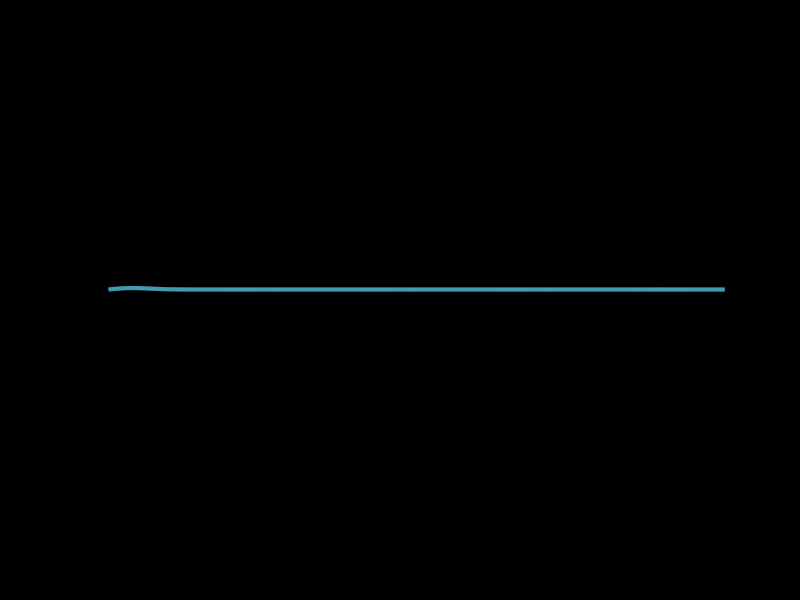
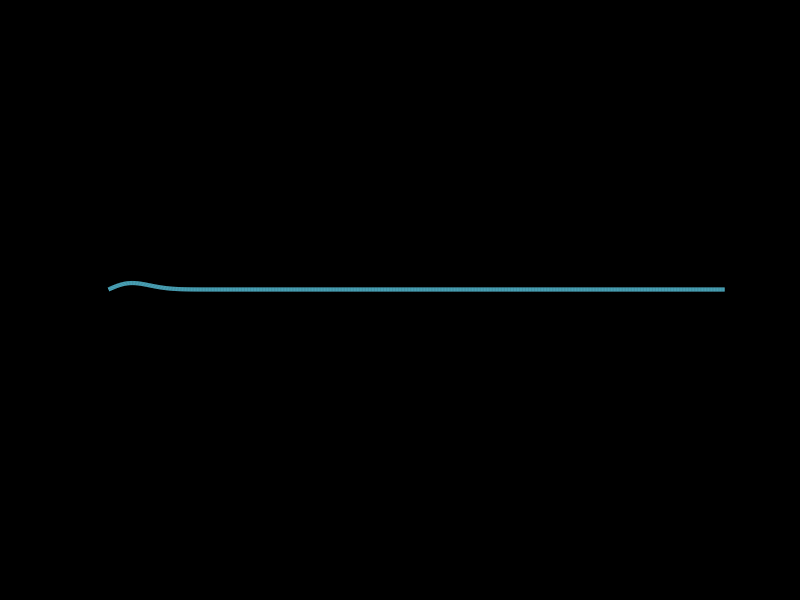
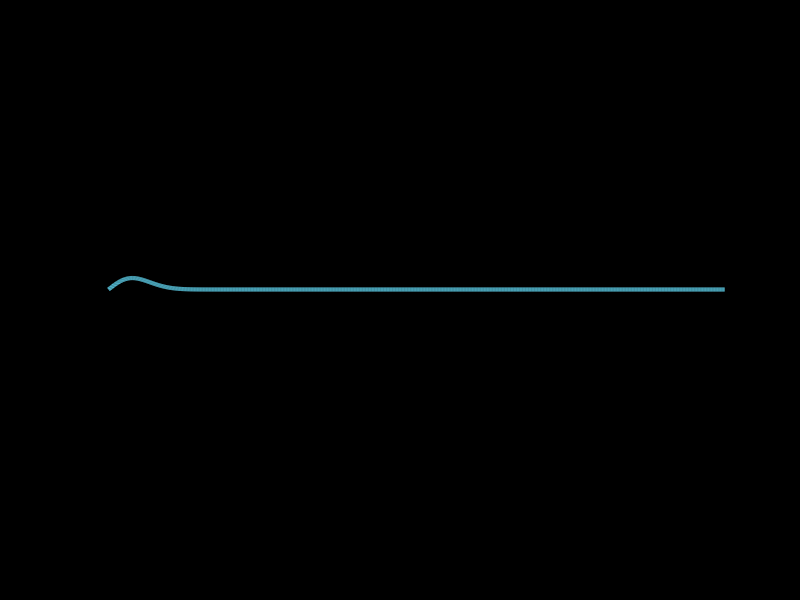
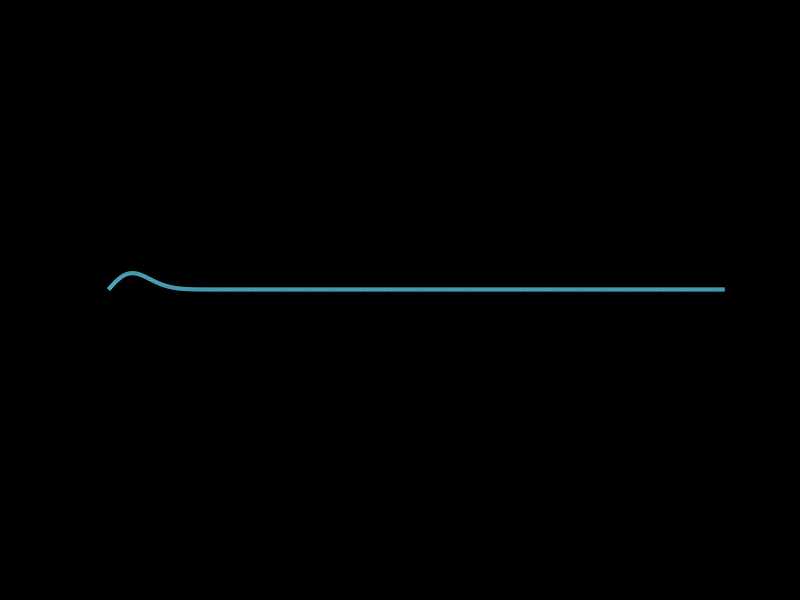

MATLAB code for these plots, in order: (Note: a time limit stopped this script after it produced the figures.)
% Built upon Oleg Alexandrov's work (see https://commons.wikimedia.org/wiki/File:Partial_transmittance.gif)
% Partial transmittance and reflectance of a wave
function main()
   set(gcf, 'Color', [0 0 0])
   set(gcf, 'InvertHardcopy', 'off')
 
   % KSmrq's colors
   red    = [88, 196, 221]/256;
   blue   = [0, 129, 205]/256;
   green  = [0, 200,  70]/256;
   yellow = [254, 194,   0]/256;
   white = 0.0*[1, 1, 1];
   black = [256, 256, 256]/256;
 
   % length of the string and the grid
   L = 10;
   N = 1000; %1000
   X=linspace(0, L, N);
 
   h = X(2)-X(1); % space grid size
   c = 0.01; % speed of the wave
   tau = 0.25*h/c; % time grid size
 
   % form a medium with a discontinuous wave speed
   C = 0*X+c;
 
   D=L/2;
   c_right = 1*c; % speed to the right of the disc
   for i=1:N
      if X(i) > D
         C(i) = c_right;
      end
   end
   % Now C = c for x < D, and C=c_right for x > D
 
   K = 5; % steepness of the bump
   S = 0; % shift the wave
   f=inline('exp(-K*(x-S).^2)', 'x', 'S', 'K'); % a gaussian as an initial wave
   df=inline('-2*K*(x-S).*exp(-K*(x-S).^2)', 'x', 'S', 'K'); % derivative of f
 
   % wave at time 0 and tau
   U0 = 0*f(X, S, K);
   U1 = U0 - 2*tau*c*df(X, S, K);
 
   U = 0*U0; % current U
 
   % plot between Start and End
   Start=0; End=18000;
 
   % hack to capture the first period of the wave
   min_k = 2*N; k_old = min_k; turn_on = 0; 
 
   frame_no = 0;
   for j=1:End
 
      %  fixed end points
      U(1)=0; U(N)=0;
 
      % finite difference discretization in time
      for i=2:(N-1)
         U(i) = (C(i)*tau/h)^2*(U1(i+1)-2*U1(i)+U1(i-1)) + 2*U1(i) - U0(i);
      end
 
      % update info, for the next iteration
      U0 = U1; U1 = U;
 
      spacing=7;
 
     % plot the wave
      if rem(j, spacing) == 1 & j > Start
 
         figure(1); clf; hold on;
         axis equal; axis off; 
         lw = 3; % linewidth
 
         % size of the window
         ys = 1.95;
 
         low = -0.5*ys;
         high = ys;
         plot(X, U,'color', red, 'linewidth', lw);
         %plot([D, D], [low, high], '--', 'color', black, 'linewidth', 0.7*lw)
%         fill([X(1), D, D, X(1)], [low, low, high, high], [0.9, 1, 1], 'edgealpha', 0);
%         fill([D X(N), X(N), D],  [low, low, high, high], [1, 1, 1], 'edgealpha', 0);
 
 
         % plot the ends of the string
         small_rad = 0.06;
 
         axis([-small_rad, 0.82*L, -ys, ys]);
 
         % small markers to keep the bounding box fixed when saving to eps
         plot(-small_rad, ys, '*', 'color', white);
         plot(L+small_rad, -ys, '*', 'color', white);
 
         %pause(10)
         frame_no = frame_no + 1;
         %frame=sprintf('Frame%d.eps', 1000+frame_no); saveas(gcf, frame, 'psc2');
         frame=sprintf('Frame%d.png', 1000+frame_no);% saveas(gcf, frame);
         disp(frame)
         print (frame, '-dpng', '-r300');
 
      end
   end
